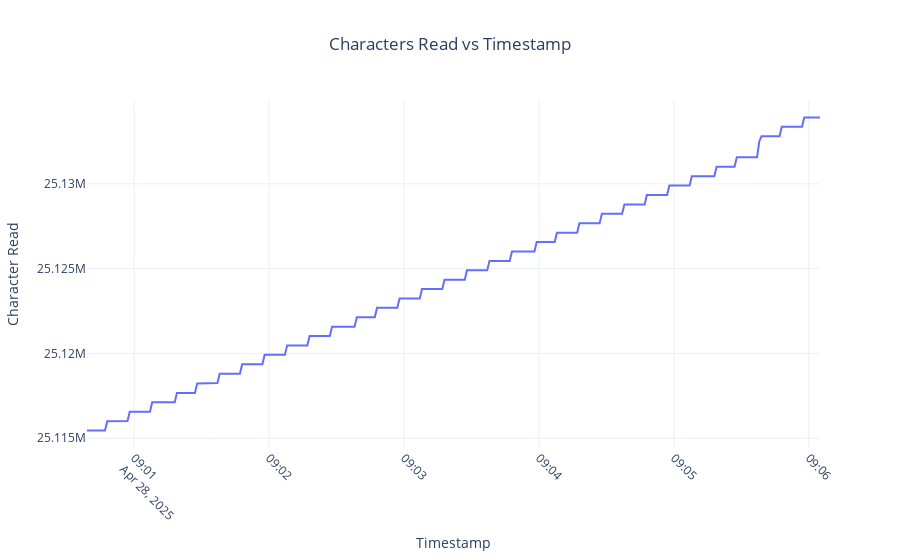

The code cell stored with this chart in its notebook:
### Code cell
# Import Plotly
import plotly.express as px

# Create a line plot for rchar vs timestamp
fig = px.line(
    df,
    x='timestamp',
    y='rchar',
    title='Characters Read vs Timestamp',
    labels={'timestamp': 'Timestamp', 'rchar': 'rchar'},
    template='plotly_white'
)

# Customize the layout
fig.update_layout(
    xaxis_title='Timestamp',
    yaxis_title='Character Read',
    xaxis=dict(tickangle=45),
    title_x=0.5
)

# Show the plot
fig.show()

### Figure 1 — Plotly figure (JSON) as saved in the notebook; plotly's stock layout.template omitted (floating-point values rounded to 4 significant figures; data arrays with more than 128 entries replaced by an {"elided": "..."} marker saying what was removed)
{"data": [{"hovertemplate": "Timestamp=%{x}<br>rchar=%{y}<extra></extra>", "legendgroup": "", "line": {"color": "#636efa", "dash": "solid"}, "marker": {"symbol": "circle"}, "mode": "lines", "name": "", "orientation": "v", "showlegend": false, "type": "scatter", "x": {"elided": "323 str values"}, "xaxis": "x", "y": {"elided": "323 int values"}, "yaxis": "y"}], "layout": {"legend": {"tracegroupgap": 0}, "title": {"text": "Characters Read vs Timestamp", "x": 0.5}, "xaxis": {"anchor": "y", "domain": [0, 1], "tickangle": 45, "title": {"text": "Timestamp"}}, "yaxis": {"anchor": "x", "domain": [0, 1], "title": {"text": "Character Read"}}}}
